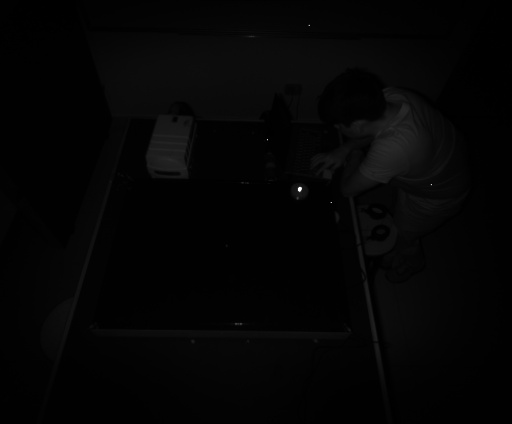
//> input picture visor_ir.jpg, 512 x 424 px
$ ./mocap   (built with g++ and OpenCV 4)
//> lines starting //> are read from the running program, lines starting //| are printed output that depends on the picture; after the words box and inside, x2 and y2 are one past the last pixel; in counts of white or black regions, pixels touching at a corner belong together
#include <opencv2/opencv.hpp>
#include <iostream>
using namespace std;
using namespace cv;

float posArray[30] = {};
float posArrayPrev[30] = {};
float dArray[10] = {};
float disArray[10] = {};
float velArray[10] = {};
float aceArray[10] = {};

//ofstream dataPos("/home/vive/pruebas/pruebas_mocap_m1.dat");
int main()
{
    // --------------------ADQUSICIÓN DE IMAGEN----------------------
    Mat img = imread("/home/rvive/Documents/GitHub/opencv/visor_ir.jpg", IMREAD_GRAYSCALE);
//> img is the input picture: 424 rows x 512 cols, CV_8UC1; min 0, max 255, mean 4.5
    imshow("original Image", img);

    // -----------------------PROCESAMIENTO--------------------------
    // Thresholding
    Mat dst;
    threshold(img,dst,254, 255, THRESH_BINARY);
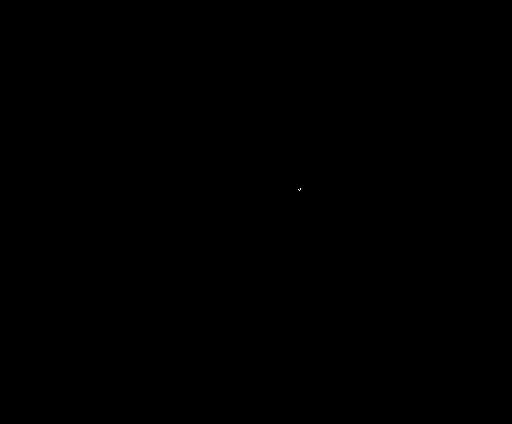
//> dst: 424 rows x 512 cols, CV_8UC1; 0% white in thin lines or dots, all inside (x1, y1, x2, y2) = (298, 188, 301, 191)
    imshow("threshold", dst);

    // Contours detection
    vector<Vec4i> hierarchy;
    vector<vector<Point> > contours;
    findContours(dst, contours, hierarchy, RETR_EXTERNAL, CHAIN_APPROX_SIMPLE, Point(0, 0));
//> contours = 1 contour, all with area under 20
    // Draw contours
    Mat drawing_contours = Mat::zeros(dst.size(), CV_8UC3);
    for (int i = 0; i < static_cast<int>(contours.size()); i++)
    {
		  drawContours(drawing_contours, contours, i,Scalar(255,0,0), 1, 8, hierarchy, 0, Point());
    }
//> this loop made 1 pass
    imshow("Contours", drawing_contours);


    // --------------------OBTENCIÓN DE PARÁMETROS------------------
    float sumx, sumy;
    int x, y, n_points, k;
    float distance, dx, dy, d, vel, vel_prev, delta_vel, a;
    k = 0;
    for (int i = 0; i < static_cast<int>(contours.size()); i++)
    {
        sumx = 0.0;
        sumy = 0.0;
        n_points = 0;
        std::cout << "------------- Marcador " << i + 1 << " -------------\n";
        for (int j = 0; j < static_cast<int>(contours[i].size()) ; j++)
        {
            x = contours[i][j].x;
            y = contours[i][j].y;

            if(y > 0)
            {
                n_points = n_points + 1;
                sumx = sumx + x;
                sumy = sumy + y;
            }
        }
        k = 2*i;
        posArray[k] = sumx/n_points;
        posArray[k+1] = sumy/n_points;

        distance = sqrt(pow(posArray[k], 2) + pow(posArray[k+1],2) );
        dx = posArray[k]-posArrayPrev[k];
        dy = posArray[k+1]-posArrayPrev[k+1];

        d = sqrt(pow(dx, 2) + pow(dy,2)); // Desplazamiento del marcador

        //dataPos << std::fixed << posArray[k] << "," << posArray[k+1] << "," << d << "," << i+1<< endl;
    }
//> this loop made 1 pass
//> (x, y, n_points, sumx, sumy, distance, dx, dy) on pass 1: (300, 189, 6, 1796, 1135, 354.1, 299.3, 189.2)
//| ------------- Marcador 1 -------------
//> after the loop, sumx = 1796; sumy = 1135; n_points = 6; x = 300; y = 189


    waitKey(0);
    destroyAllWindows();
    return 0;
}
